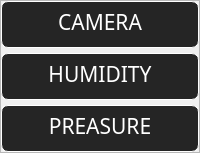
        <widget class="QFrame" name="section2">
         <property name="sizePolicy">
          <sizepolicy hsizetype="Expanding" vsizetype="Preferred">
           <horstretch>0</horstretch>
           <verstretch>0</verstretch>
          </sizepolicy>
         </property>
         <property name="frameShape">
          <enum>QFrame::StyledPanel</enum>
         </property>
         <property name="frameShadow">
          <enum>QFrame::Raised</enum>
         </property>
         <layout class="QVBoxLayout" name="verticalLayout_4">
          <property name="spacing">
           <number>5</number>
          </property>
          <property name="leftMargin">
           <number>0</number>
          </property>
          <property name="topMargin">
           <number>0</number>
          </property>
          <property name="rightMargin">
           <number>0</number>
          </property>
          <property name="bottomMargin">
           <number>0</number>
          </property>
          <item>
           <widget class="QFrame" name="cameraArea">
            <property name="styleSheet">
             <string notr="true">background-color: rgb(37, 37, 37);
border: 1px solid #fff;
border-radius: 7px;</string>
            </property>
            <property name="frameShape">
             <enum>QFrame::StyledPanel</enum>
            </property>
            <property name="frameShadow">
             <enum>QFrame::Raised</enum>
            </property>
            <layout class="QVBoxLayout" name="verticalLayout_12" stretch="1,5">
             <property name="spacing">
              <number>5</number>
             </property>
             <property name="leftMargin">
              <number>5</number>
             </property>
             <property name="topMargin">
              <number>5</number>
             </property>
             <property name="rightMargin">
              <number>5</number>
             </property>
             <property name="bottomMargin">
              <number>5</number>
             </property>
             <item>
              <widget class="QLabel" name="cameraTitle">
               <property name="sizePolicy">
                <sizepolicy hsizetype="Preferred" vsizetype="Preferred">
                 <horstretch>0</horstretch>
                 <verstretch>0</verstretch>
                </sizepolicy>
               </property>
               <property name="font">
                <font>
                 <family>Source Code Pro Medium</family>
                 <pointsize>16</pointsize>
                </font>
               </property>
               <property name="styleSheet">
                <string notr="true">background-color: rgb(37, 37, 37);
border: 0px solid #fff;
border-radius: 7px;
color: rgb(255, 255, 255);</string>
               </property>
               <property name="text">
                <string>CAMERA</string>
               </property>
               <property name="alignment">
                <set>Qt::AlignCenter</set>
               </property>
              </widget>
             </item>
             <item>
              <widget class="QWidget" name="camera" native="true">
               <property name="styleSheet">
                <string notr="true">background-color: rgb(37, 37, 37);
border: 0px solid #fff;
border-radius: 7px;</string>
               </property>
              </widget>
             </item>
            </layout>
           </widget>
          </item>
          <item>
           <widget class="QFrame" name="humidityArea">
            <property name="sizePolicy">
             <sizepolicy hsizetype="Expanding" vsizetype="Expanding">
              <horstretch>0</horstretch>
              <verstretch>0</verstretch>
             </sizepolicy>
            </property>
            <property name="styleSheet">
             <string notr="true">background-color: rgb(37, 37, 37);
border: 1px solid #fff;
border-radius: 7px;</string>
            </property>
            <property name="frameShape">
             <enum>QFrame::StyledPanel</enum>
            </property>
            <property name="frameShadow">
             <enum>QFrame::Raised</enum>
            </property>
            <layout class="QVBoxLayout" name="verticalLayout_13" stretch="1,5">
             <property name="spacing">
              <number>5</number>
             </property>
             <property name="leftMargin">
              <number>5</number>
             </property>
             <property name="topMargin">
              <number>5</number>
             </property>
             <property name="rightMargin">
              <number>5</number>
             </property>
             <property name="bottomMargin">
              <number>5</number>
             </property>
             <item>
              <widget class="QLabel" name="humidityTitle">
               <property name="sizePolicy">
                <sizepolicy hsizetype="Preferred" vsizetype="Preferred">
                 <horstretch>0</horstretch>
                 <verstretch>0</verstretch>
                </sizepolicy>
               </property>
               <property name="font">
                <font>
                 <family>Source Code Pro Medium</family>
                 <pointsize>16</pointsize>
                </font>
               </property>
               <property name="styleSheet">
                <string notr="true">background-color: rgb(37, 37, 37);
border: 0px solid #fff;
border-radius: 7px;
color: rgb(255, 255, 255);</string>
               </property>
               <property name="text">
                <string>HUMIDITY</string>
               </property>
               <property name="alignment">
                <set>Qt::AlignCenter</set>
               </property>
              </widget>
             </item>
             <item>
              <widget class="QWidget" name="humidity" native="true">
               <property name="styleSheet">
                <string notr="true">background-color: rgb(37, 37, 37);
border: 0px solid #fff;
border-radius: 7px;</string>
               </property>
              </widget>
             </item>
            </layout>
           </widget>
          </item>
          <item>
           <widget class="QFrame" name="preasureArea">
            <property name="sizePolicy">
             <sizepolicy hsizetype="Expanding" vsizetype="Expanding">
              <horstretch>0</horstretch>
              <verstretch>0</verstretch>
             </sizepolicy>
            </property>
            <property name="font">
             <font>
              <pointsize>11</pointsize>
             </font>
            </property>
            <property name="styleSheet">
             <string notr="true">background-color: rgb(37, 37, 37);
border: 1px solid #fff;
border-radius: 7px;</string>
            </property>
            <property name="frameShape">
             <enum>QFrame::StyledPanel</enum>
            </property>
            <property name="frameShadow">
             <enum>QFrame::Raised</enum>
            </property>
            <layout class="QVBoxLayout" name="verticalLayout_14" stretch="1,5">
             <property name="spacing">
              <number>5</number>
             </property>
             <property name="leftMargin">
              <number>5</number>
             </property>
             <property name="topMargin">
              <number>5</number>
             </property>
             <property name="rightMargin">
              <number>5</number>
             </property>
             <property name="bottomMargin">
              <number>5</number>
             </property>
             <item>
              <widget class="QLabel" name="preasureTitle">
               <property name="sizePolicy">
                <sizepolicy hsizetype="Preferred" vsizetype="Preferred">
                 <horstretch>0</horstretch>
                 <verstretch>0</verstretch>
                </sizepolicy>
               </property>
               <property name="font">
                <font>
                 <family>Source Code Pro Medium</family>
                 <pointsize>16</pointsize>
                </font>
               </property>
               <property name="styleSheet">
                <string notr="true">background-color: rgb(37, 37, 37);
border: 0px solid #fff;
border-radius: 7px;
color: rgb(255, 255, 255);</string>
               </property>
               <property name="text">
                <string>PREASURE</string>
               </property>
               <property name="alignment">
                <set>Qt::AlignCenter</set>
               </property>
              </widget>
             </item>
             <item>
              <widget class="QWidget" name="preasure" native="true">
               <property name="styleSheet">
                <string notr="true">background-color: rgb(37, 37, 37);
border: 0px solid #fff;
border-radius: 7px;</string>
               </property>
              </widget>
             </item>
            </layout>
           </widget>
          </item>
         </layout>
        </widget>
